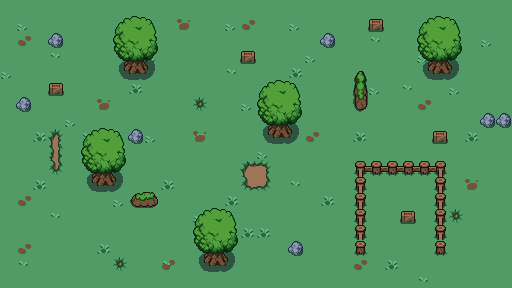

A level layout from a 2D game, rendered from its tile map. Below: a short description, then the map file with tile-grid data replaced by summaries:
An orthogonal 32x18 tile map with 16x16 px tiles, 3 tile layers (ground, bgd_1, fgd_1), 2 tilesets and 20 objects (6x Slime, Player, Chest).

<map version="1.10" tiledversion="1.10.2" orientation="orthogonal" renderorder="right-down" width="32" height="18" tilewidth="16" tileheight="16" infinite="0" nextlayerid="6" nextobjectid="18">
 <properties>
  <property name="music" value="audio/fields.ogg" />
 </properties>
 <tileset firstgid="1" name="map" tilewidth="16" tileheight="16" spacing="4" margin="2" tilecount="150" columns="25">
  <image source="map.png" width="512" height="128" />
  <tile id="12">
   <objectgroup draworder="index" id="3">
    <object id="5" x="3.9983" y="11.0591" width="8.9749" height="4.80647" />
    <object id="7" x="6.08252" y="7.9966" width="5.82731" height="2.93492" />
   </objectgroup>
  </tile>
  <tile id="33">
   <objectgroup draworder="index" id="3">
    <object id="2" x="3.0622" y="0.255183" width="12.8017" height="14.6305" />
   </objectgroup>
  </tile>
  <tile id="34">
   <objectgroup draworder="index" id="2">
    <object id="6" x="0" y="0" width="16" height="10" />
   </objectgroup>
  </tile>
  <tile id="37">
   <objectgroup draworder="index" id="5">
    <object id="9" x="0.0850702" y="0.0850702" width="13.8664" height="14.8447" />
   </objectgroup>
  </tile>
  <tile id="39">
   <objectgroup draworder="index" id="2">
    <object id="8" x="3.99787" y="3.0622" width="8.88889" height="10.8028" />
   </objectgroup>
  </tile>
  <tile id="50">
   <objectgroup draworder="index" id="2">
    <object id="1" x="0.978203" y="2.97714" width="14.0776" height="10.9304" />
   </objectgroup>
  </tile>
  <tile id="79">
   <objectgroup draworder="index" id="2">
    <object id="1" x="0" y="0" width="2" height="10" />
   </objectgroup>
  </tile>
  <tile id="100">
   <objectgroup draworder="index" id="2">
    <object id="1" x="12.0787" y="0" width="4.12547" height="6.76236" />
   </objectgroup>
  </tile>
  <tile id="102">
   <objectgroup draworder="index" id="2">
    <object id="1" x="0.127592" y="12.9718" width="15.8639" height="2.93461" />
   </objectgroup>
  </tile>
  <tile id="105">
   <objectgroup draworder="index" id="2">
    <object id="6" x="3.9983" y="0.127605" width="9.95321" height="11.8248" />
   </objectgroup>
  </tile>
  <tile id="110">
   <objectgroup draworder="index" id="2">
    <object id="1" x="3" y="0" width="10.8028" height="15.9915" />
   </objectgroup>
  </tile>
 </tileset>
 <tileset firstgid="151" name="entities" tilewidth="48" tileheight="48" tilecount="3" columns="0">
  <grid orientation="orthogonal" width="1" height="1" />
  <tile id="2">
   <image width="48" height="48" source="player/idle_00.png" />
  </tile>
  <tile id="3">
   <image width="32" height="32" source="slime/idle_00.png" />
  </tile>
  <tile id="4">
   <image width="16" height="16" source="chest/idle_00.png" />
  </tile>
 </tileset>
 <layer id="1" name="ground" width="32" height="18">
  <data>[576 cells, 576 non-empty, 12 distinct tile ids]</data>
 </layer>
 <layer id="2" name="bgd_1" width="32" height="18">
  <data>[576 cells, 60 non-empty, 17 distinct tile ids]</data>
 </layer>
 <layer id="3" name="fgd_1" width="32" height="18">
  <data>[576 cells, 45 non-empty, 9 distinct tile ids]</data>
 </layer>
 <objectgroup id="4" name="entities">
  <object id="9" type="Player" gid="153" x="32" y="258" width="48" height="48" />
  <object id="10" type="Slime" gid="154" x="115" y="238" width="32" height="32" />
  <object id="11" type="Slime" gid="154" x="16" y="177" width="32" height="32" />
  <object id="12" type="Slime" gid="154" x="167" y="108" width="32" height="32" />
  <object id="13" type="Slime" gid="154" x="313" y="204" width="32" height="32" />
  <object id="14" type="Slime" gid="154" x="392" y="102" width="32" height="32" />
  <object id="15" type="Chest" gid="155" x="400" y="192" width="16" height="16" />
  <object id="16" type="Slime" gid="154" x="393" y="213.667" width="32" height="32" />
 </objectgroup>
</map>
